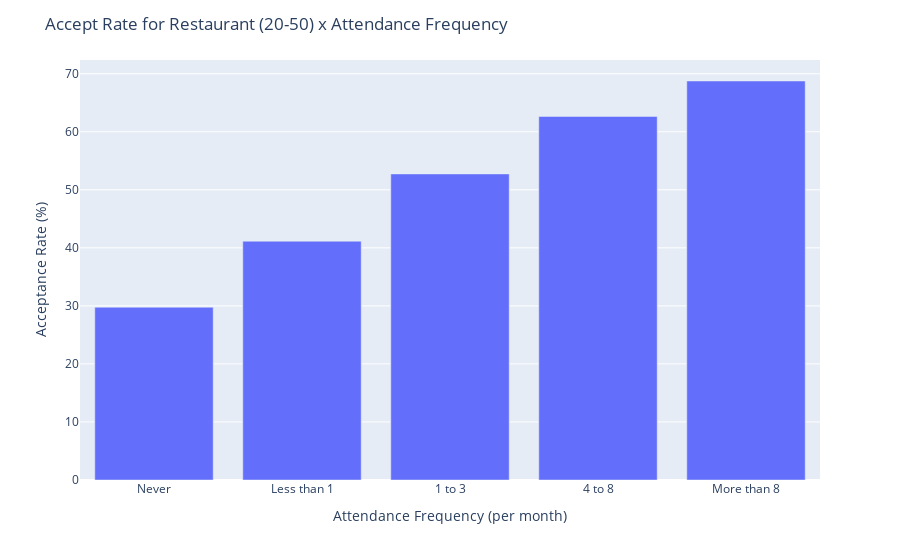

The notebook cell saved with this chart:
### Markdown cell above
### Answer 2
It's clear that, just like with Bars, frequency of attendance is a big factor in influencing coupon acceptance. Traveling with your partner is a big boost. Also, 10am seemed to be the best time to send a coupon. It's clear that 24h coupons are used much more often than 2h coupons.

Let's visualize attendance frequency with a plot.

### Code cell
groupbydf = restdf.groupby('Restaurant20To50')['Y'].mean().sort_values() * 100
groupbydf.rename({'never' : 'Never', 'less1' : 'Less than 1', '1~3': "1 to 3", '4~8': "4 to 8", 'gt8': 'More than 8'}, inplace = True)
fig = px.bar(groupbydf, labels={'value':'Acceptance Rate (%)', 'Restaurant20To50':'Attendance Frequency (per month)'})
fig.update_layout(title={'text':'Accept Rate for Restaurant (20-50) x Attendance Frequency'}, showlegend=False)
fig.show()

### Figure 1 — Plotly figure (JSON) as saved in the notebook; plotly's stock layout.template omitted (floating-point values rounded to 4 significant figures)
{"data": [{"alignmentgroup": "True", "hovertemplate": "variable=Y<br>Attendance Frequency (per month)=%{x}<br>Acceptance Rate (%)=%{y}<extra></extra>", "legendgroup": "Y", "marker": {"color": "#636efa", "pattern": {"shape": ""}}, "name": "Y", "offsetgroup": "Y", "orientation": "v", "showlegend": true, "textposition": "auto", "type": "bar", "x": ["Never", "Less than 1", "1 to 3", "4 to 8", "More than 8"], "xaxis": "x", "y": [29.76, 41.14, 52.74, 62.64, 68.75], "yaxis": "y"}], "layout": {"barmode": "relative", "legend": {"title": {"text": "variable"}, "tracegroupgap": 0}, "margin": {"t": 60}, "showlegend": false, "title": {"text": "Accept Rate for Restaurant (20-50) x Attendance Frequency"}, "xaxis": {"anchor": "y", "domain": [0, 1], "title": {"text": "Attendance Frequency (per month)"}}, "yaxis": {"anchor": "x", "domain": [0, 1], "title": {"text": "Acceptance Rate (%)"}}}}
